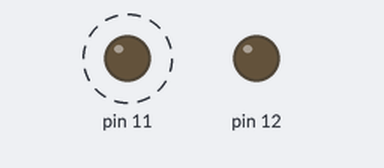
Bench run of a sketch on a simulated Arduino Uno, built with avr-gcc and run on an emulated ATmega328P. On the bench: output pins drawn as LEDs (lit = HIGH). Dashed ring = blinking.

Above: at 0.3 s.
Timing chart, 0 to 3.0 s (numbered marks = the images above):
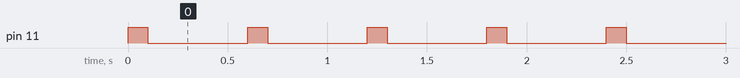

The sketch:

w6s2p2.ino
```cpp
#include <avr/io.h>
#include <avr/interrupt.h>

/*#ifndef F_CPU
#define F_CPU   16000000UL
#endif
*/
#include <util/delay.h>

// Masks for pins 12 and 11
#define PIN12MASK   0b00010000
#define PIN11MASK   0b00001000

// UDRIE mask. Use this to enable/disable
// the UDRE interrupt
#define UDRIEMASK   0b00100000

static volatile char flashWhich=1;
static volatile char buttonVal=1;

char dataRecv, dataSend;

/*
ISR(.. fill in the correct receive interrupt vector ..)
{
  // Write received data to dataRecv
}

ISR(.. fill in the correct UDRE interrupt vector ..)
{
  // Write dataSend to UDR0
  // Disable UDRE interrupt
}
*/

void sendData(const char data)
{
  // Copy data to be sent to dataSend
  dataSend = buttonVal+'0';


  // Enable UDRE interrupt below

}

char recvData()
{
  return dataRecv - '0';
}

void setupSerial()
{
  // Set up the 115200 8N1 when using
  // Serial Monitor to test

  // Change to 115200 7E1 when
  // communicating between Arduinos.

}

void startSerial()
{
  // Start the serial port.
  // Enable RXC interrupt, but NOT UDRIE
  // Remember to enable the receiver
  // and transmitter
}

// Enable external interrupts 0 and 1
void setupEINT()
{
  // Configure INT0 and INT1 for rising edge triggered.
  // Remember to enable INT0 and INT1 interrupts.
}

/*
// ISRs for external interrupts
ISR(.. fill in correct vector for INT0 ..)
{
  buttonVal=1;
  sendData(buttonVal);
}

ISR(.. fill in correct vector for INT1)
{
  buttonVal=2;
  sendData(buttonVal);
}
*/
// Red is on pin 12
void flashRed()
{
    PORTB |= PIN12MASK;
    delay(100);
    PORTB &= ~PIN12MASK;
    delay(500);
}

// Green is on pin 11
void flashGreen()
{
    PORTB |= PIN11MASK;
    delay(100);
    PORTB &= ~PIN11MASK;
    delay(500);
}

void setup() {

  cli();
  // put your setup code here, to run once:

  DDRB |= (PIN11MASK | PIN12MASK);
  setupEINT();
  setupSerial();
  startSerial();
  sei();
}

void loop() {
  // put your main code here, to run repeatedly:

  flashWhich = recvData();

  if(flashWhich == 1)
    flashRed();
  else
    flashGreen();
}
```

Measured:
- by itself, pin 11: alternates HIGH for 0.10 s and LOW for 0.50 s
